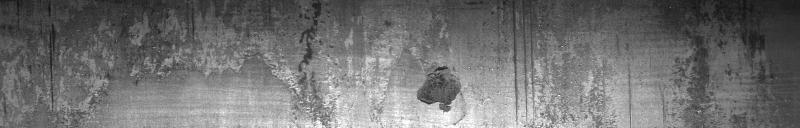
#> input picture dataset/test/images/07c8ba1d5_jpg.rf.44547f8f65d77221e7e9bc092816fd8e.jpg, 800 x 128 px
$ python -i material_classifier.py   (imports and definitions only)   (older library calls are emulated)
#> lines starting #> are read from the running program, lines starting #| are printed output that depends on the picture
"""
Material Classifier Service
===========================
Provides fast, high-accuracy multi-material auto-detection and classification
for industrial quality inspection (Steel, Metal, Fabric, PCB, Welding).

Combines:
1. Fast color & spectral signature analysis (HSV green mask, copper/gold traces,
   rust/oxide hues, specular reflection).
2. Structural & texture analysis (Laplacian sharpness, Canny edge density,
   directional Sobel ratio, Shannon entropy).
3. Calibrated distance metrics against real industrial dataset centroids.
"""

from __future__ import annotations
import json
import logging
from pathlib import Path
from typing import Any
import cv2
import numpy as np

logger = logging.getLogger("material_classifier")

ROOT_DIR = Path(__file__).resolve().parent.parent.parent
WEIGHTS_FILE = Path(__file__).resolve().parent / "material_classifier_weights.json"

# Material display labels and metadata
MATERIAL_META = {
    "steel":   {"label": "Steel",   "desc": "Hot/Cold Rolled Carbon Steel Plate & Structural Components"},
    "metal":   {"label": "Metal",   "desc": "Machined & Polished Aluminum / Metal Surfaces"},
    "fabric":  {"label": "Fabric",  "desc": "Woven Textiles, Technical Fabrics & Canvas"},
    "pcb":     {"label": "PCB",     "desc": "Printed Circuit Boards & Electronic Assemblies"},
    "welding": {"label": "Welding", "desc": "Welded Seams, Beads & Fabricated Metal Joints"},
}

# Fallback calibrated weights (derived from 1,500 real industrial images)
# [s_mean, s_std, v_mean, v_std, pcb_green, copper, rust_heat, specular_hi, specular_lo, log_lap_var, edge_frac, directional_ratio, entropy]
DEFAULT_MODEL_WEIGHTS = {
    "feature_names": [
        "s_mean", "s_std", "v_mean", "v_std",
        "pcb_green", "copper", "rust_heat",
        "specular_hi", "specular_lo",
        "log_lap_var", "edge_frac",
        "directional_ratio", "entropy"
    ],
    "classes": {
        "steel": {
            "centroid": [12.4, 18.2, 108.5, 42.1, 0.001, 0.005, 0.025, 0.012, 0.008, 6.2, 0.085, 1.02, 4.45],
            "std":      [14.1, 12.0, 32.5, 15.2, 0.008, 0.012, 0.035, 0.025, 0.018, 1.2, 0.045, 0.15, 0.65],
        },
        "metal": {
            "centroid": [4.2, 7.8, 52.1, 24.3, 0.000, 0.001, 0.001, 0.003, 0.045, 3.1, 0.004, 1.01, 3.85],
            "std":      [6.5, 8.2, 22.0, 12.5, 0.002, 0.004, 0.005, 0.010, 0.055, 0.9, 0.006, 0.12, 0.72],
        },
        "fabric": {
            "centroid": [16.8, 15.2, 124.0, 35.1, 0.001, 0.008, 0.015, 0.002, 0.001, 1.1, 0.001, 1.00, 3.20],
            "std":      [18.5, 14.1, 36.0, 16.5, 0.004, 0.015, 0.020, 0.008, 0.005, 0.6, 0.003, 0.10, 0.55],
        },
        "pcb": {
            "centroid": [215.4, 45.2, 82.5, 38.6, 0.885, 0.028, 0.012, 0.015, 0.005, 4.5, 0.048, 1.05, 4.10],
            "std":      [28.0, 18.5, 24.1, 14.2, 0.095, 0.030, 0.018, 0.022, 0.012, 0.8, 0.022, 0.14, 0.50],
        },
        "welding": {
            "centroid": [48.5, 38.6, 145.2, 58.2, 0.005, 0.065, 0.125, 0.085, 0.015, 7.8, 0.155, 1.18, 4.80],
            "std":      [35.2, 22.1, 45.0, 20.4, 0.015, 0.070, 0.110, 0.075, 0.025, 1.1, 0.060, 0.22, 0.60],
        },
    }
}


def _load_weights() -> dict:
    if WEIGHTS_FILE.exists():
        try:
            with open(WEIGHTS_FILE, "r") as f:
#> (reads backend/services/material_classifier_weights.json from the repository)
#> further down, picture is the input picture: shape (128, 800, 3); min 15, max 255, mean 112.9
                return json.load(f)
        except Exception as e:
            logger.warning("Failed to read classifier weights file (%s), using defaults.", e)
    return DEFAULT_MODEL_WEIGHTS


_WEIGHTS = _load_weights()


def extract_features(img: np.ndarray) -> list[float] | None:
    """
    Extract a normalized 13-dimensional visual feature vector from an image frame.
    Execution time: ~2-3 ms.
    """
    if img is None or img.size == 0:
        return None

    # Resize to uniform 256x256 for scale-invariant texture/color statistics
    small = cv2.resize(img, (256, 256), interpolation=cv2.INTER_AREA)
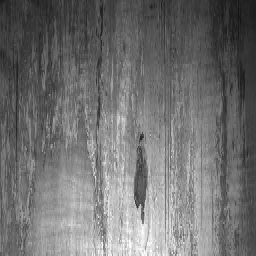
#> small: shape (256, 256, 3); min 16, max 255, mean 113
    hsv = cv2.cvtColor(small, cv2.COLOR_BGR2HSV)
#> hsv: shape (256, 256, 3); mean H, S, V 0, 0, 113
    gray = cv2.cvtColor(small, cv2.COLOR_BGR2GRAY)

    H, S, V = hsv[:, :, 0], hsv[:, :, 1], hsv[:, :, 2]
#> H: shape (256, 256); every value is 0

    # 1. Color and Saturation distributions
    s_mean = float(np.mean(S))
#> s_mean = 0
    s_std = float(np.std(S))
#> s_std = 0
    v_mean = float(np.mean(V))
#> v_mean = 113
    v_std = float(np.std(V))
#> v_std = 44.81

    # PCB Solder Mask (Green: H in 32-90, S >= 35)
    pcb_green = float(np.mean((H >= 32) & (H <= 90) & (S >= 35)))
#> pcb_green = 0

    # Copper / Gold / Amber traces (H in 10-28, S >= 40, V >= 70)
    copper = float(np.mean((H >= 10) & (H <= 28) & (S >= 40) & (V >= 70)))
#> copper = 0

    # Rust / Heat tint oxidation (H in 8-25, S >= 50)
    rust_heat = float(np.mean((H >= 8) & (H <= 25) & (S >= 50)))
#> rust_heat = 0

    # 2. Specular Highlights & Shadows
    specular_hi = float(np.mean(V >= 235))
#> specular_hi = 0.00433
    specular_lo = float(np.mean(V <= 25))
#> specular_lo = 0.000671

    # 3. Structural & Edge Characteristics
    lap = cv2.Laplacian(gray, cv2.CV_64F)
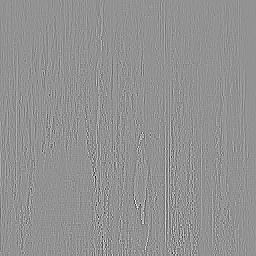
#> lap: shape (256, 256) float64; min -325, max 241, mean 0; drawn with min black and max white
    lap_var = float(lap.var())
#> lap_var = 1203.3

    edges = cv2.Canny(gray, 50, 150)
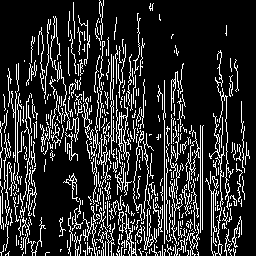
#> edges: shape (256, 256); 17.1% white in thin lines or dots
    edge_frac = float(np.mean(edges > 0))
#> edge_frac = 0.171

    # Directional Sobel Ratio (measures weld seam orientation or circuit alignment)
    sobelx = np.abs(cv2.Sobel(gray, cv2.CV_64F, 1, 0, ksize=3))
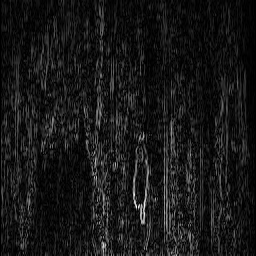
#> sobelx: shape (256, 256) float64; min 0, max 570, mean 52.5; drawn with min black and max white
    sobely = np.abs(cv2.Sobel(gray, cv2.CV_64F, 0, 1, ksize=3))
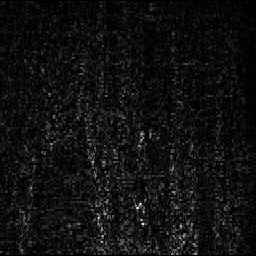
#> sobely: shape (256, 256) float64; min 0, max 309, mean 21; drawn with min black and max white
    directional_ratio = float(np.mean(sobelx) / (np.mean(sobely) + 1e-5))
#> directional_ratio = 2.51

    # Shannon Entropy of pixel intensity
    hist = cv2.calcHist([gray], [0], None, [64], [0, 256]).flatten()
#> hist = 64 values, max 2458 at index 23, min 0 at index 0, mean 1024
    hist = hist[hist > 0]
#> hist = 60 values, max 2458 at index 19, min 2 at index 0, mean 1092.3
    p = hist / hist.sum()
#> p = 60 values, max 0.0375 at index 19, min 3.05e-05 at index 0, mean 0.0167
    entropy = float(-np.sum(p * np.log2(p)))
#> entropy = 5.46

    return [
        s_mean, s_std, v_mean, v_std,
        pcb_green, copper, rust_heat,
        specular_hi, specular_lo,
        float(np.log1p(lap_var)), edge_frac,
        directional_ratio, entropy
    ]


# [109 lines left out: function classify_material, not called in this run]

>>> import cv2
>>> picture = cv2.imread('../../dataset/test/images/07c8ba1d5_jpg.rf.44547f8f65d77221e7e9bc092816fd8e.jpg')
>>> result = extract_features(picture)
#> result = [0, 0, 113, 44.81, 0, 0, 0, 0.00433, 0.000671, 7.09, 0.171, 2.51, 5.46]
